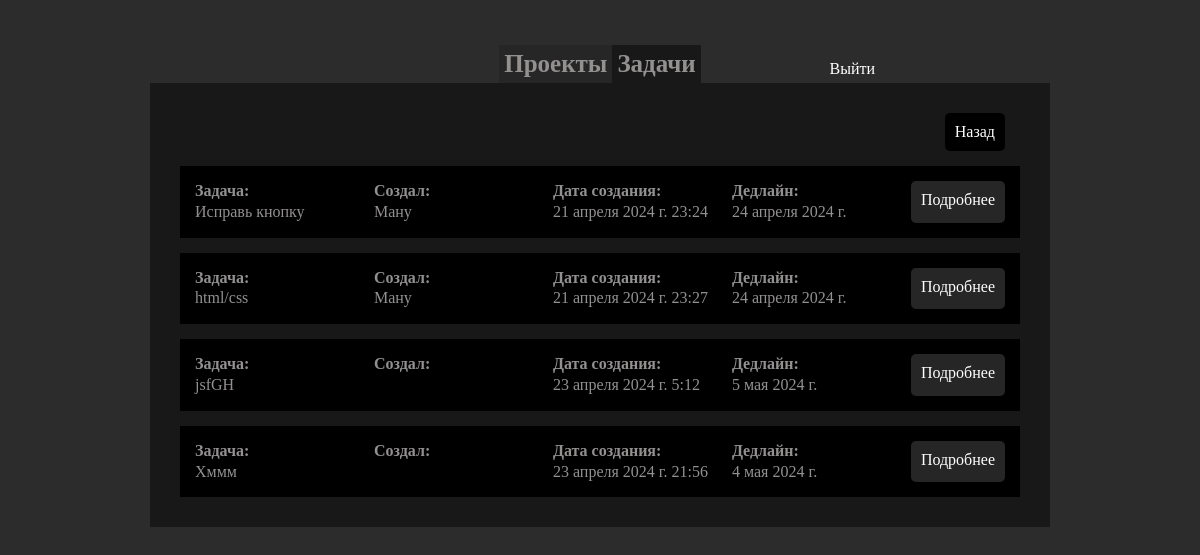
Page /job/task (signed in) on the committed database.
### project/models.py (models this page shows, shortened)
class Task(models.Model):
	author_task = models.ForeignKey(User, on_delete=models.CASCADE, verbose_name='Создатель', related_name='author_task')
	performer_task = models.ForeignKey(User, on_delete=models.CASCADE, verbose_name='Исполнитель', related_name='performer_task')
	project_task = models.ForeignKey(Project, on_delete=models.CASCADE, verbose_name='Проект', related_name='project_task', null=True, blank=True)
	title_task = models.CharField('Название', max_length=50)
	task = models.TextField('Задача')
	deadline_task = models.DateField('Дедлайн')
	file_task = models.FileField('Документ', null=True, blank=True, upload_to='file/task/')
	date_task = models.DateTimeField('Дата создания', auto_now_add=True)
	status_task = models.CharField('Стаутс', max_length=20, default='создано')
	class Meta:
		verbose_name = 'Задание'
		verbose_name_plural = 'Задания'

### project/views.py (the view)
# urls.py: path('task', views.task, name='task'),
@login_required
def task(request):
	task = Task.objects.all()
	return render(request, 'project/task.html', {'task' : task})

### project/templates/project/task.html (shortened to what this page needs)
{% extends 'project/main.html' %}
{% block tab %}
	<div class="tab">
		<a href="{% url 'project' %}" class="tabs-btn"  type="button" id="a-project">Проекты</a>
		<a href="{% url 'details_project' pk=project.id %}" class="tabs-btn active" type="button" id="a-task">Задачи</a>
	</div>
{% endblock %}
{% block content %}
	<div class="items-projects">
		<div class="last-btn">
			<a href="{% url 'details_project' pk=project.id %}" type="button" class="form-btn" name="datails-project-btn">Назад</a>
		</div>
		{% for item in task %}
			<form class="item-project" action="" method="post">
				<p class="item-value"><strong>Задача: </strong><br/>{{ item.title_task }}</p>
				<p class="item-value"><strong>Создал: </strong><br/>{{ item.author_task.first_name }}</p>
				<p class="item-value"><strong>Дата создания: </strong><br/>{{ item.date_task }}</p>
				<p class="item-value"><strong>Дедлайн: </strong><br/>{{ item.deadline_task }}</p>
				<a href="{% url 'details_task' pk=item.id %}" type="button" class="form-btn" name="datails-task-btn">Подробнее</a>
			</form>
		{% endfor %}
	</div>
{% endblock %}

### main/static/main/css/main.css (style rules this page uses)
body { background: #2c2c2c; color: #939090; }
.form-btn { border-radius: 5px; padding: 10px; color: #fff; background-color: black; }
.item-project .form-btn { background-color: #272626; }
.tab { display: flex; justify-content: center; row-gap: 10px; }
.tabs-btn { font-weight: 700; font-size: 25px; text-align: center; background-color: #272626; padding: 5px; color: #939090; }
.tabs-btn.active { background-color: #181818; }
.items-projects { padding: 15px; }
.item-project { padding: 15px; margin-top: 15px; background-color: black; display: flex; justify-content: space-between; column-gap: 20px; }
.item-value { width: 159px; line-height: 1.3; color: #939090; }
.last-btn { margin-bottom: 15px; font-size: 16px; margin-right: 15px; display: flex; justify-content: end; }

### rows in the picture
Task: title_task "Исправь кнопку", author_task.first_name "Ману", date_task "21 апреля 2024 г. 23:24", deadline_task "24 апреля 2024 г."
Task: title_task "html/css", author_task.first_name "Ману", date_task "21 апреля 2024 г. 23:27", deadline_task "24 апреля 2024 г."
Task: title_task "jsfGH", date_task "23 апреля 2024 г. 5:12", deadline_task "5 мая 2024 г."
Task: title_task "Хммм", date_task "23 апреля 2024 г. 21:56", deadline_task "4 мая 2024 г."
